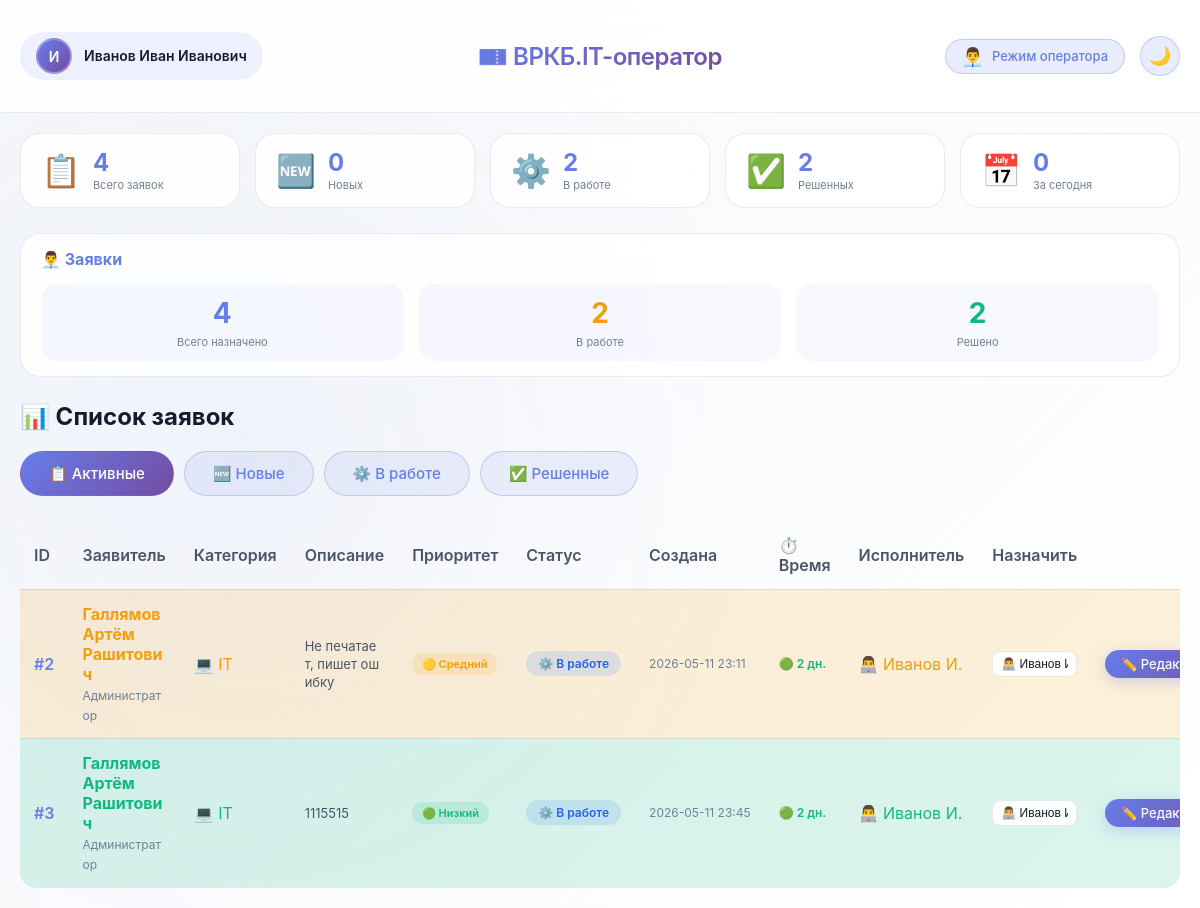
Screenshot of /operator/dashboard (signed in) with the database file from the repository.
### tables this page shows
CREATE TABLE tickets (
        id INTEGER PRIMARY KEY AUTOINCREMENT,
        user_id INTEGER NOT NULL,
        subject TEXT,
        description TEXT NOT NULL,
        status TEXT DEFAULT 'new',
        priority TEXT DEFAULT 'medium',
        operator_answer TEXT,
        created_at TEXT NOT NULL,
        updated_at TEXT,
        completed_at TEXT,
        assigned_to INTEGER,
        category TEXT,
        problem_type TEXT,
        location TEXT,
        office TEXT,
        assistant_id TEXT,
        printer_manufacturer TEXT,
        printer_model TEXT,
        printer_problem TEXT,
        FOREIGN KEY (user_id) REFERENCES users (id),
        FOREIGN KEY (assigned_to) REFERENCES operators (id)
    );

CREATE TABLE users (
        id INTEGER PRIMARY KEY AUTOINCREMENT,
        username TEXT UNIQUE NOT NULL,
        email TEXT UNIQUE NOT NULL,
        password TEXT NOT NULL,
        last_name TEXT,
        first_name TEXT,
        middle_name TEXT,
        post TEXT,
        phone TEXT,
        created_at TEXT NOT NULL,
        is_admin INTEGER DEFAULT 0
    , department TEXT);

CREATE TABLE operators (
        id INTEGER PRIMARY KEY AUTOINCREMENT,
        username TEXT NOT NULL UNIQUE,
        password TEXT NOT NULL,
        last_name TEXT,
        first_name TEXT,
        middle_name TEXT,
        post TEXT,
        phone TEXT
    );

### app.py (the view)
    def decorated_function(*args, **kwargs):
        if not session.get('operator_logged_in'):
            flash('Доступ только для операторов', 'danger')
            return redirect(url_for('operator_login'))
        return f(*args, **kwargs)

### app.py (called while the page is built, shortened)
def get_db_connection():
    conn = sqlite3.connect('databases/database_helpdesk.db')
    conn.row_factory = sqlite3.Row
    return conn

def operator_required(f):
    def decorated_function(*args, **kwargs):
        if not session.get('operator_logged_in'):
            flash('Доступ только для операторов', 'danger')
            return redirect(url_for('operator_login'))
        return f(*args, **kwargs)
    decorated_function.__name__ = f.__name__
    return decorated_function

@app.context_processor
def inject_user():
    user_info = {}
    return {'user': user_info}

### templates/operators/operator_dashboard.html (shortened to what this page needs)
{% extends "operators/base_operator.html" %}
{% block content %}
<div class="stats-grid">
    <div class="stat-card">
        <div class="stat-icon">📋</div>
        <div class="stat-info">
            <div class="stat-value">{{ total_tickets }}</div>
            <div class="stat-label">Всего заявок</div>
        </div>
    </div>
    <div class="stat-card">
        <div class="stat-icon">🆕</div>
        <div class="stat-info">
            <div class="stat-value">{{ new_tickets }}</div>
            <div class="stat-label">Новых</div>
        </div>
    </div>
    <div class="stat-card">
        <div class="stat-icon">⚙️</div>
        <div class="stat-info">
            <div class="stat-value">{{ in_progress }}</div>
            <div class="stat-label">В работе</div>
        </div>
    </div>
    <div class="stat-card">
        <div class="stat-icon">✅</div>
        <div class="stat-info">
            <div class="stat-value">{{ resolved }}</div>
            <div class="stat-label">Решенных</div>
        </div>
    </div>
    <div class="stat-card">
        <div class="stat-icon">📅</div>
        <div class="stat-info">
            <div class="stat-value">{{ tickets_today }}</div>
            <div class="stat-label">За сегодня</div>
        </div>
    </div>
</div>
<div class="my-stats">
    <h3>👨‍💼 Заявки</h3>
    <div class="stats-grid-small">
        <div class="stat-card-small">
            <div class="stat-value-small">{{ my_tickets }}</div>
            <div class="stat-label-small">Всего назначено</div>
        </div>
        <div class="stat-card-small">
            <div class="stat-value-small stat-warning">{{ my_in_progress }}</div>
            <div class="stat-label-small">В работе</div>
        </div>
        <div class="stat-card-small">
            <div class="stat-value-small stat-success">{{ my_resolved }}</div>
            <div class="stat-label-small">Решено</div>
        </div>
    </div>
</div>
<div class="dashboard-header" style="display: flex; justify-content: space-between; align-items: center; flex-wrap: wrap; margin-bottom: 20px;">
    <h2>📊 Список заявок</h2>
</div>
<div class="filter-buttons" style="margin-bottom: 25px; display: flex; gap: 10px; flex-wrap: wrap;">
    <a href="?status=all" class="btn btn-outline {% if current_filter == 'all' %}active{% endif %}">📋 Активные</a>
    <a href="?status=new" class="btn btn-outline {% if current_filter == 'new' %}active{% endif %}">🆕 Новые</a>
    <a href="?status=in_progress" class="btn btn-outline {% if current_filter == 'in_progress' %}active{% endif %}">⚙️ В работе</a>
    <a href="?status=resolved" class="btn btn-outline {% if current_filter == 'resolved' %}active{% endif %}">✅ Решенные</a>
</div>
<div class="table-responsive">
    <table class="tickets-table">
        <thead>
        <tr>
            <th>ID</th>
            <th>Заявитель</th>
            <th>Категория</th>
            <th>Описание</th>
            <th>Приоритет</th>
            <th>Статус</th>
            <th>Создана</th>
            <th>⏱️ Время</th>
            <th>Исполнитель</th>
            <th>Назначить</th>
            <th></th>
        </tr>
        </thead>
        <tbody>
        {% for ticket in tickets %}
        <tr class="ticket-row priority-{{ ticket.priority }}">
            <td class="ticket-id">#{{ ticket.id }}</td>
            <td class="ticket-user">
                <strong>{{ ticket.last_name }} {{ ticket.first_name }} {{ ticket.middle_name or '' }}</strong><br>
                <small class="text-muted">{{ ticket.post }}</small>
            </td>
            <td class="ticket-category">
                {% if ticket.category == 'IT' %}💻 IT
                {% elif ticket.category == 'MED' %}🏥 Медицина
                {% else %}{{ ticket.category }}{% endif %}
            </td>
            <td class="ticket-desc">
                {{ ticket.description[:80] }}{% if ticket.description|length > 80 %}...{% endif %}
            </td>
            <td class="ticket-priority">
                <span class="priority-badge priority-{{ ticket.priority }}">
                    {% if ticket.priority == 'high' %}🔴 Высокий
                    {% elif ticket.priority == 'medium' %}🟡 Средний
                    {% else %}🟢 Низкий{% endif %}
                </span>
            </td>
            <td class="ticket-status">
                <span class="status-badge status-{{ ticket.status }}">
                    {% if ticket.status == 'new' %}🆕 Новая
                    {% elif ticket.status == 'in_progress' %}⚙️ В работе
                    {% elif ticket.status == 'resolved' %}✅ Решена
                    {% else %}📦 Закрыта{% endif %}
                </span>
            </td>
            <td class="ticket-date">{{ ticket.created_at[:16] }}</td>
            <td class="ticket-timer">
                {% if ticket.status == 'resolved' or ticket.status == 'closed' %}
                <span class="text-muted">✅ завершена</span>
                {% else %}
                {% if ticket.hours_since_created %}
                {% set hours = ticket.hours_since_created|float %}
                {% set days = (hours / 24)|int %}
                {% if days < 3 %}
                <span class="timer-new">🟢 {{ days }} дн.</span>
                {% elif days < 7 %}
                <span class="timer-warning">🟡 {{ days }} дн.</span>
                {% else %}
                <span class="timer-danger">🔴 {{ days }} дн.</span>
                {% endif %}
                {% else %}
                <span class="text-muted">—</span>
                {% endif %}
                {% endif %}
            </td>
            <td class="ticket-operator">
                {% if ticket.op_last_name %}
                👨‍💻 {{ ticket.op_last_name }} {{ ticket.op_first_name|first if ticket.op_first_name else '' }}.
                {% else %}
                <span class="text-muted">—</span>
                {% endif %}
            </td>
            <td class="ticket-assign">
                <form method="POST" action="{{ url_for('assign_operator', ticket_id=ticket.id) }}" style="display: inline;">
                    <select name="assigned_to" class="assign-select" onchange="this.form.submit()">
                        {% for operator in operators %}
                        <option value="{{ operator.id }}" {% if ticket.assigned_to == operator.id %}selected{% endif %}>
                            👨‍💻 {{ operator.last_name }} {{ operator.first_name|first if operator.first_name else '' }}.
                        </option>
                        {% endfor %}
                    </select>
                </form>
            </td>
            <td class="ticket-action">
                <a href="{{ url_for('operator_ticket', ticket_id=ticket.id) }}" class="btn btn-sm btn-primary">
                    {% if ticket.status == 'new' %}📝 Принять{% elif ticket.status == 'in_progress' %}✏️ Редактировать{% else %}📋 Просмотр{% endif %}
                </a>
            </td>
        </tr>
        {% endfor %}
        </tbody>
    </table>
</div>
{% endblock %}

### static/style.css (style rules this page uses)
:root { --bg-gradient-start: #f5f7fa; --bg-gradient-end: #ffffff; --glass-bg: rgba(255, 255, 255, 0.85); --glass-bg-dark: rgba(0, 0, 0, 0.75); --glass-border: rgba(0, 0, 0, 0.08); --glass-shadow: 0 8px 32px 0 rgba(0, 0, 0, 0.08); --shadow-sm: 0 2px 8px rgba(0, 0, 0, 0.04); --shadow-md: 0 4px 20px rgba(0, 0, 0, 0.06); --shadow-lg: 0 12px 32px rgba(0, 0, 0, 0.1); --shadow-glow: 0 0 20px rgba(102, 126, 234, 0.15); --text-primary: #1a1a2e; --text-secondary: #4a5568; --text-muted: #718096; --blur-amount: 12px; --border-radius: 24px; --accent-color: #667eea; --accent-hover: #5a67d8; }
* { margin: 0; padding: 0; box-sizing: border-box; }
body { font-family: -apple-system, 'Segoe UI', 'SF Pro Text', 'Helvetica Neue', sans-serif; background: linear-gradient(135deg, var(--bg-gradient-start), var(--bg-gradient-end)); min-height: 100vh; color: var(--text-primary); transition: all 0.3s ease; position: relative; }
body::before { content: ''; position: fixed; top: 0; left: 0; width: 100%; height: 100%; background: radial-gradient(circle at 20% 50%, rgba(102,126,234,0.05) 0%, transparent 50%); pointer-events: none; z-index: 0; }
.btn { padding: 12px 28px; border: none; border-radius: 40px; font-size: 15px; font-weight: 500; cursor: pointer; transition: all 0.3s cubic-bezier(0.4, 0, 0.2, 1); display: inline-block; text-decoration: none; text-align: center; }
.btn-primary { background: linear-gradient(135deg, var(--accent-color), #764ba2); color: white; box-shadow: 0 4px 15px rgba(102, 126, 234, 0.3); }
.btn-outline { background: rgba(102, 126, 234, 0.1); border: 1px solid rgba(102, 126, 234, 0.3); color: var(--accent-color); }
.btn-sm { padding: 6px 16px; font-size: 13px; }
input, textarea, select { width: 100%; padding: 14px 18px; border: 1px solid var(--glass-border); border-radius: 16px; font-size: 15px; transition: all 0.3s ease; background: rgba(255, 255, 255, 0.08); color: var(--text-primary); }
.table-responsive { overflow-x: auto; border-radius: 16px; }
.tickets-table { width: 100%; border-collapse: collapse; }
.tickets-table th, .tickets-table td { padding: 14px; text-align: left; border-bottom: 1px solid var(--glass-border); }
.tickets-table th { font-weight: 600; color: var(--text-secondary); }
.tickets-table tr { transition: all 0.2s ease; }
.status-badge { padding: 5px 12px; border-radius: 30px; font-size: 12px; font-weight: 600; display: inline-block; }
.status-in_progress { background: rgba(59, 130, 246, 0.15); color: #2563eb; }
.priority-medium { color: #f59e0b; }
.priority-low { color: #10b981; }
.text-muted { color: var(--text-muted); font-size: 12px; }
select { width: 100%; padding: 14px 18px; border: 1px solid var(--glass-border); border-radius: 16px; font-size: 15px; transition: all 0.3s ease; background: rgba(255, 255, 255, 0.08); color: var(--text-primary); cursor: pointer; appearance: none; background-repeat: no-repeat; background-position: right 12px center; background-size: 16px; }
select option { background: white; color: #1a1a2e; }
select option { color: #1a1a2e; background: #ffffff; }

### templates/operators/base_operator.html (style rules this page uses)
.btn-sm { padding: 6px 16px; font-size: 13px; }

### rows the page displays
tickets: id "2", last_name "Галлямов", first_name "Артём", middle_name "Рашитович", post "Администратор", category "💻 IT", description "Не печатает, пишет ошибку", priority "🟡 Средний", status "⚙️ В работе", created_at "2026-05-11 23:11", days "2", op_last_name "Иванов", op_first_name|first "И", assigned_to "👨‍💻 Иванов И."
tickets: id "3", last_name "Галлямов", first_name "Артём", middle_name "Рашитович", post "Администратор", category "💻 IT", description "1115515", priority "🟢 Низкий", status "⚙️ В работе", created_at "2026-05-11 23:45", user "2", op_last_name "Иванов", op_first_name|first "И", assigned_to "👨‍💻 Иванов И."

### other values shown
{{ session.operator_full_name or session.operator_name or 'Оператор' }} "Иванов Иван Иванович"
{{ total_tickets }} "4"
{{ new_tickets }} "0"
{{ in_progress }} "2"
{{ resolved }} "2"
{{ tickets_today }} "0"
{{ my_tickets }} "4"
{{ my_in_progress }} "2"
{{ my_resolved }} "2"
